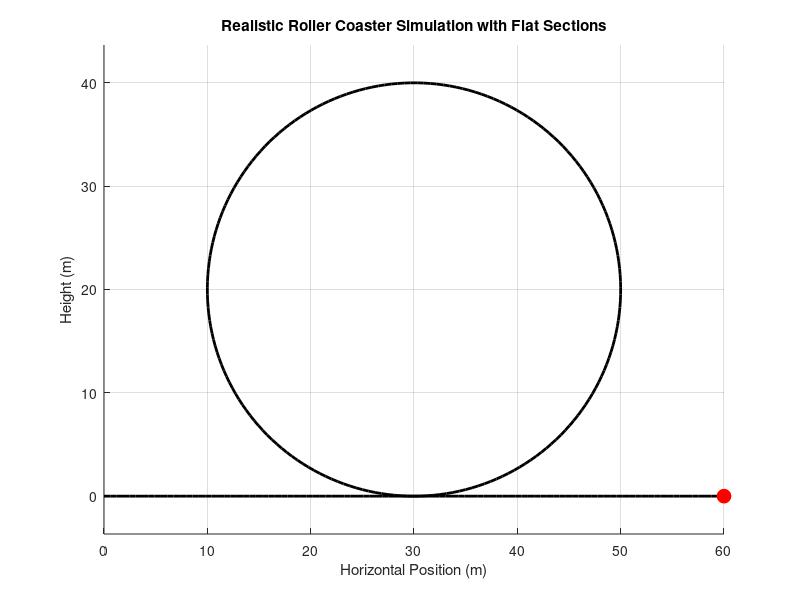
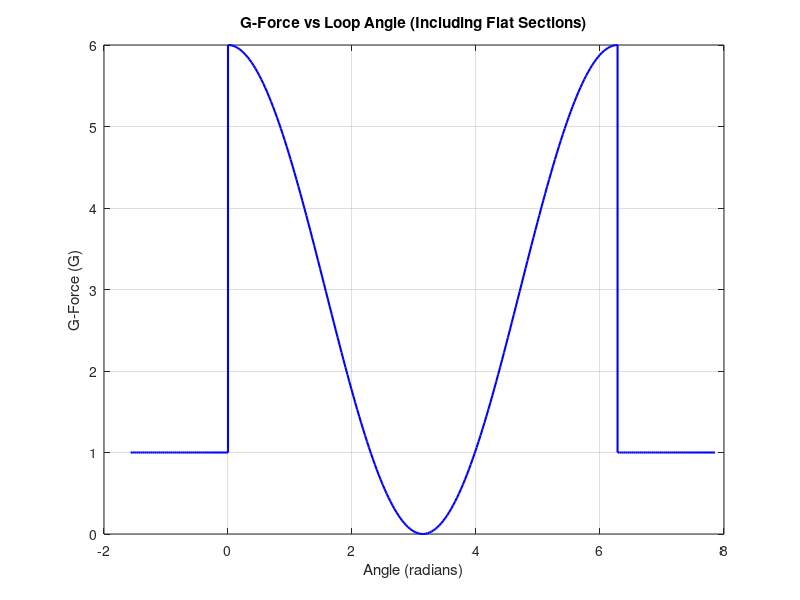

Here is the MATLAB script that generated these plots, in order: (Note: this script raises an error after producing the figures.)
clc;
clear;
close all;

% Parameters
g = 9.81; % Gravitational acceleration (m/s^2)
r = 20; % Radius of the loop (m)
ho = 50; % Initial height of the drop (m)
vo = sqrt(2 * g * ho); % Initial velocity at the bottom (m/s)

flat_length = 30; % Length of flat track before and after the loop
theta_loop = linspace(0, 2*pi, 200); % Loop angles in radians
theta_flat_before = linspace(-pi/2, 0, 50); % Flat track before loop mapped to angles
theta_flat_after = linspace(2*pi, 2.5*pi, 50); % Flat track after loop mapped to angles

% Geometry of the flat track, loop, and exit
x_flat_before = linspace(0, flat_length, 50); % Flat track x-coordinates
h_flat_before = zeros(size(x_flat_before)); % Flat track height (y = 0)

x_loop = flat_length + r * sin(theta_loop); % Loop x-coordinates
h_loop = r * (1 - cos(theta_loop)); % Heights of the loop

x_flat_after = linspace(x_loop(end), x_loop(end) + flat_length, 50); % Exit flat track x-coordinates
h_flat_after = zeros(size(x_flat_after)); % Flat track height (y = 0)

% Combine all segments
x_track = [x_flat_before, x_loop, x_flat_after];
h_track = [h_flat_before, h_loop, h_flat_after];
theta = [theta_flat_before, theta_loop, theta_flat_after]; % Full angular range

% Velocity calculation
h = [h_flat_before, h_loop, h_flat_after]; % Combined height profile
v = sqrt(2 * g * (ho - h)); % Velocity as a function of height
v_change = diff(v); % Change in velocity at each step

% G-force calculation
G_flat = ones(size(h_flat_before)); % G-force on flat track (1g)
G_loop = (v(length(h_flat_before)+1:length(h_flat_before)+length(h_loop)).^2) / (r * g) + cos(theta_loop); % G-force in loop
G_after = ones(size(h_flat_after)); % G-force on exit flat track (1g)
G = [G_flat, G_loop, G_after]; % Combine G-forces

% Time calculation
dt = 0.05; % Time step for simulation (s)
time = [0 cumsum(sqrt(diff(x_track).^2 + diff(h_track).^2) ./ v(1:end-1))]; % Total time at each point

% Animation setup
figure;
hold on;
plot(x_track, h_track, 'k', 'LineWidth', 2); % Draw track
roller_coaster = plot(x_track(1), h_track(1), 'ro', 'MarkerSize', 10, 'MarkerFaceColor', 'r'); % Roller coaster point
title('Realistic Roller Coaster Simulation with Flat Sections');
xlabel('Horizontal Position (m)');
ylabel('Height (m)');
axis equal;
grid on;

% Animation loop
for i = 1:length(x_track)
    % Update roller coaster position
    set(roller_coaster, 'XData', x_track(i), 'YData', h_track(i));
    
    % Display velocity, g-force, and velocity change
    if i > 1
        fprintf('Position: %.2f m | Height: %.2f m | Velocity: %.2f m/s | G-Force: %.2f | ΔVelocity: %.2f m/s\n', ...
            x_track(i), h_track(i), v(i), G(i), v_change(i-1));
    else
        fprintf('Position: %.2f m | Height: %.2f m | Velocity: %.2f m/s | G-Force: %.2f\n', ...
            x_track(i), h_track(i), v(i), G(i));
    end
    
    % Pause for animation effect
    pause(0.02);
end

% Plot G-force vs loop angle (including flat sections)
figure;
plot(theta, G, 'b', 'LineWidth', 1.5);
title('G-Force vs Loop Angle (Including Flat Sections)');
xlabel('Angle (radians)');
ylabel('G-Force (G)');
grid on;

% Plot duration of each G-force level
G_bins = linspace(min(G), max(G), 20); % Define G-force bins
G_durations = histcounts(G, G_bins) * dt; % Calculate duration for each bin
bin_centers = (G_bins(1:end-1) + G_bins(2:end)) / 2;

figure;
bar(bin_centers, G_durations, 'b');
title('Duration of Each G-Force Level');
xlabel('G-Force (G)');
ylabel('Duration (s)');
grid on;
